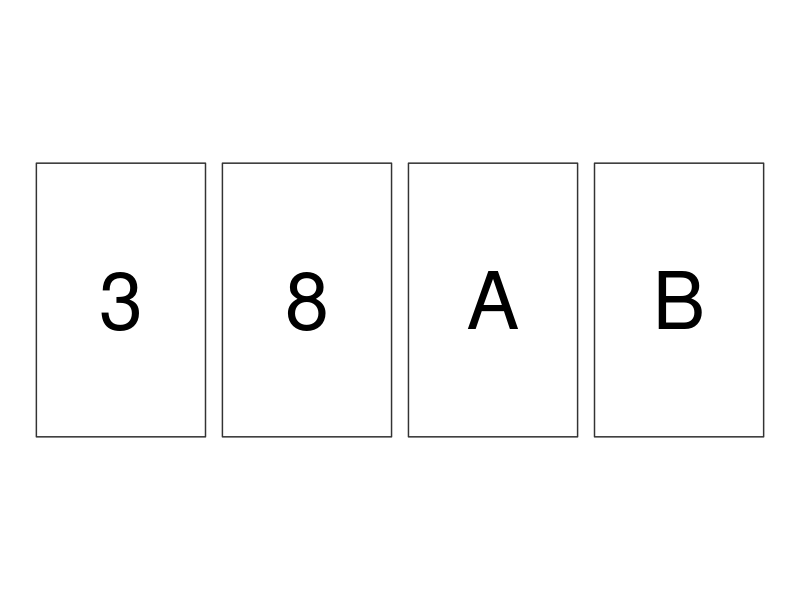
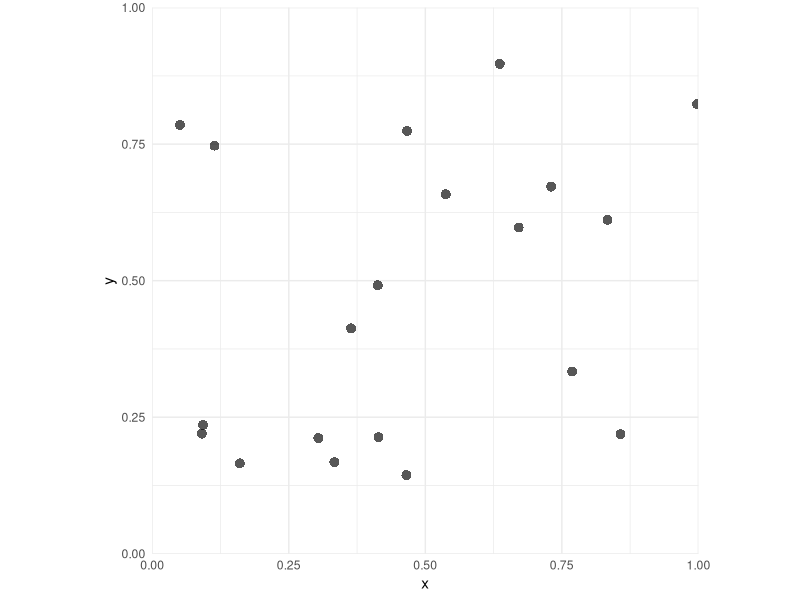
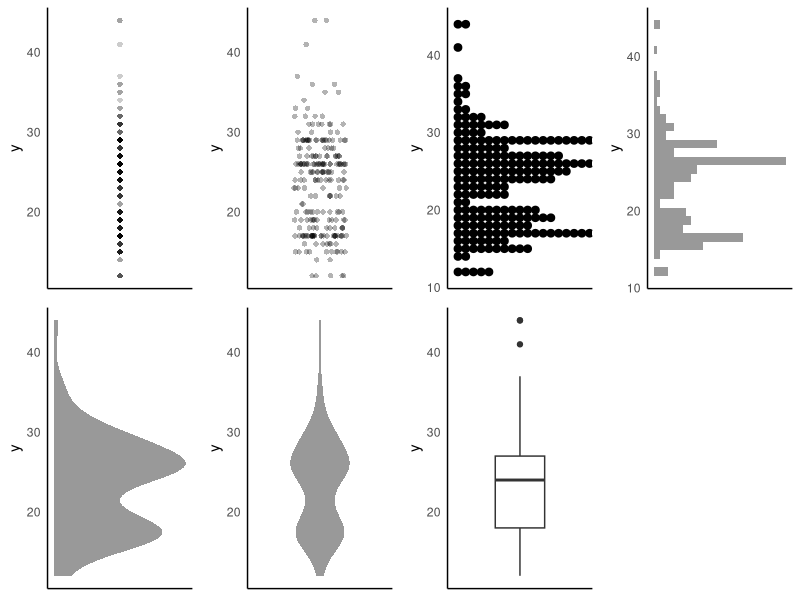
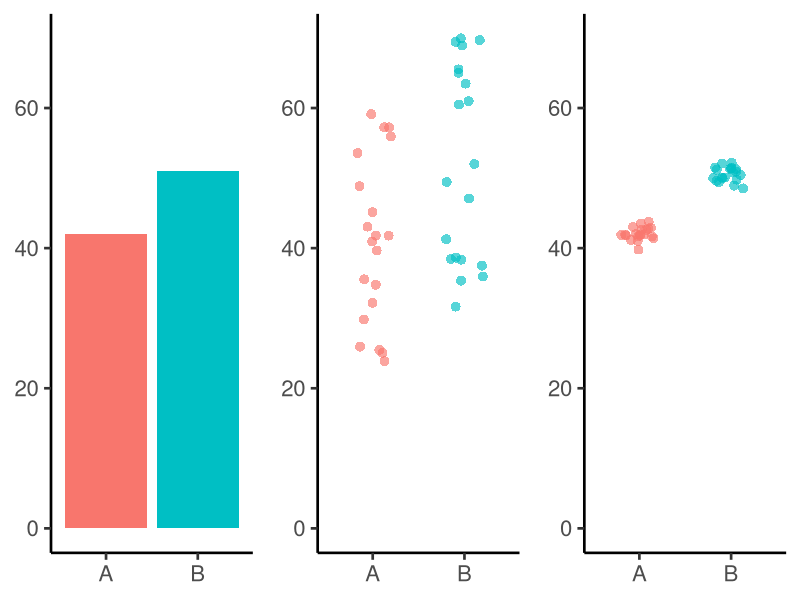
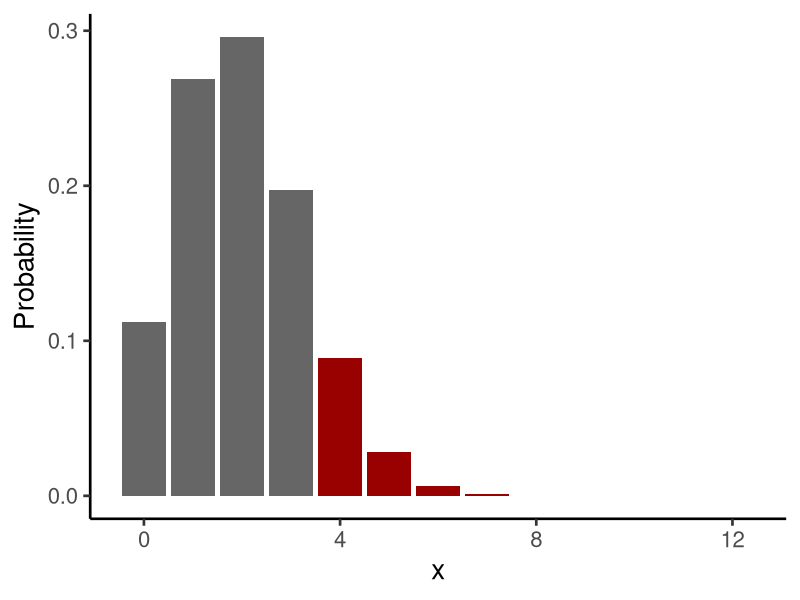
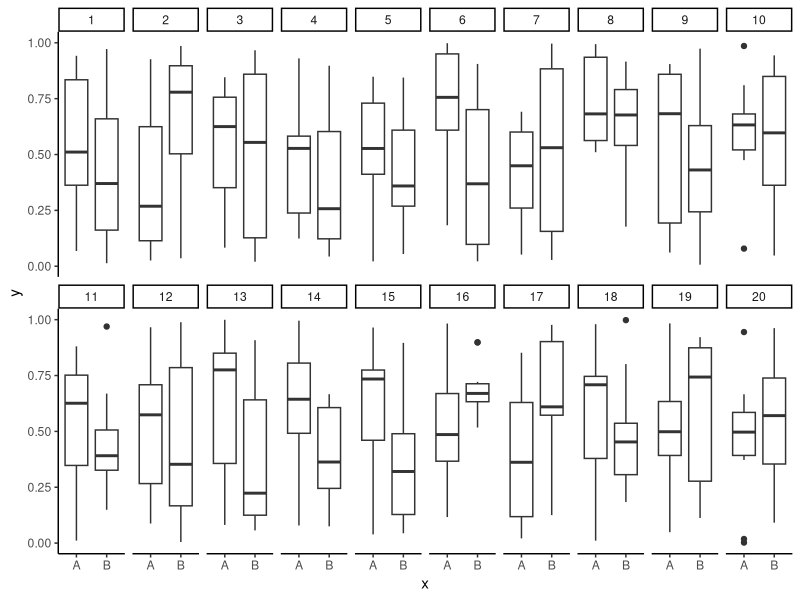
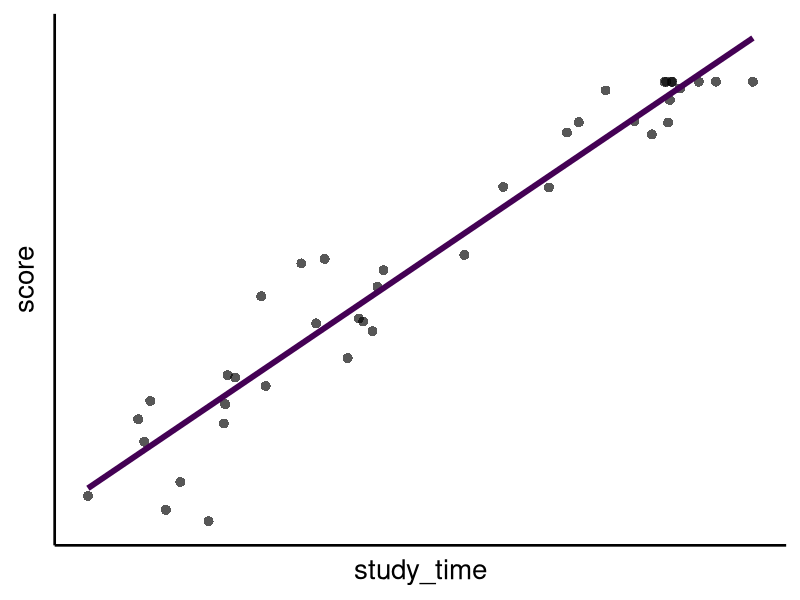
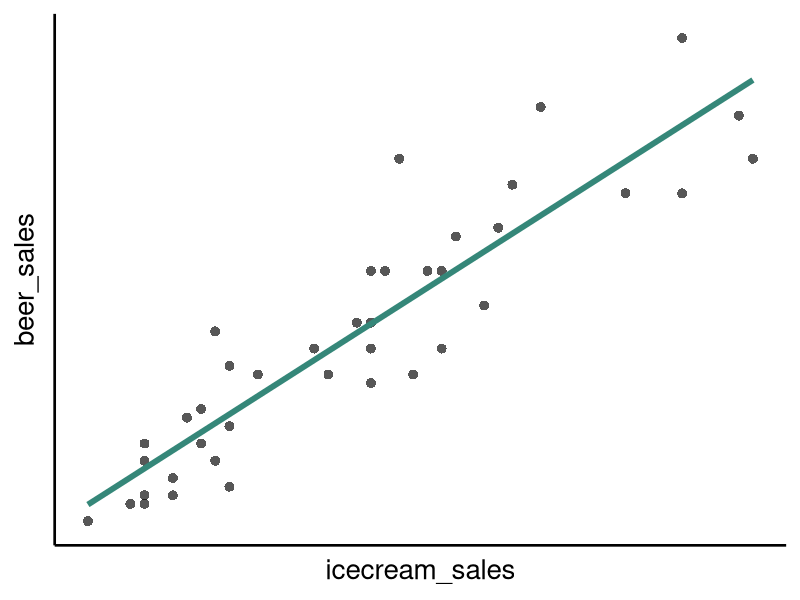

These figures' R source, in order:
## ---- chunk 1

## ---- chunk 2
library(ggplot2)
library(tibble)
library(dplyr)
library(tidyr)
knitr::opts_chunk$set(cache = TRUE)
## ---- chunk 3
n = 20
g = (1 + sqrt(5)) / 2
card = tibble::tibble(x = c(0, 1, 1, 0), y = c(0, 0, g, g))
dplyr::bind_rows(
  card %>% dplyr::mutate(id = 0),
  card %>% dplyr::mutate(id = 1, x = x + 1.1),
  card %>% dplyr::mutate(id = 2, x = x + 2.2),
  card %>% dplyr::mutate(id = 3, x = x + 3.3),
) %>%
  ggplot() + aes(x, y) +
  geom_polygon(aes(group = id), fill = NA, color = "#333333") +
  scale_fill_identity() +
  annotate("text", x = c(0.5, 1.6, 2.7, 3.8), y = g / 2, label = c("3", "8", "A", "B"), size = 20) +
  coord_fixed() +
  theme_void()
## ---- chunk 4
n = 20
tibble::tibble(x = runif(n), y = runif(n)) %>%
  ggplot() + aes(x, y) +
  geom_point(shape = 16, size = 3, alpha = 0.66) +
  coord_fixed(xlim = c(0, 1), ylim = c(0, 1), expand = FALSE) +
  theme_minimal()
## ---- chunk 5
df = mpg %>% dplyr::mutate(y = hwy)
p0 = ggplot(df) + aes(y = y) +
  theme_classic() +
  theme(axis.title.x = element_blank(), axis.text.x = element_blank(), axis.ticks = element_blank())

cowplot::plot_grid(nrow = 2L,
  p0 + geom_point(aes(x = 0), shape = 16, alpha = 0.2),
  p0 + geom_jitter(aes(x = 0), height = 0, shape = 16, alpha = 0.3) + coord_cartesian(xlim = c(-1, 1)),
  p0 + geom_dotplot(aes(x = 0), binaxis = "y", binwidth = 1),
  p0 + geom_histogram(fill = "#999999", bins = 30L),
  p0 + geom_density(fill = "#999999", color = NA),
  p0 + geom_violin(aes(x = 0), fill = "#999999", color = NA) + coord_cartesian(xlim = c(-1, 1)),
  p0 + geom_boxplot() + coord_cartesian(xlim = c(-1, 1))
)
## ---- chunk 6
n = 20
df1 = tibble::tibble(x = c("A", "B"), y = c(42, 51))
df2 = dplyr::bind_rows(
  tibble::tibble(x = "A", y = runif(n, 42 - 20, 42 + 20)),
  tibble::tibble(x = "B", y = runif(n, 51 - 20, 51 + 20)))
df3 = dplyr::bind_rows(
  tibble::tibble(x = "A", y = rnorm(n, 42, 1)),
  tibble::tibble(x = "B", y = rnorm(n, 51, 1)))
.lim = c(0, max(df2$y, df3$y))
.th = list(coord_cartesian(ylim = .lim),
  theme_classic(base_size = 20),
  theme(legend.position = "none", axis.title = element_blank()))

p1 = ggplot(df1) + aes(x, y, fill = x) +
  geom_col() +
  .th
p2 = ggplot(df2) + aes(x, y, color = x) +
  geom_jitter(height = 0, width = 0.2, shape = 16, size = 3, alpha = 0.66) +
  .th
cowplot::plot_grid(p1, p2, p2 %+% df3, nrow = 1)
## ---- chunk 7
X = 4L
n = 12L
tibble::tibble(x = seq.int(0L, n), Probability = dbinom(x, n, 1 / 6)) %>%
  dplyr::mutate(color = ifelse(x >= X, "#990000", "#666666")) %>%
  ggplot() + aes(x, Probability, fill = color) +
  geom_col() +
  scale_fill_identity() +
  theme_classic(base_size = 20)
# pbinom(X - 1L, n, 1 / 6, lower.tail = FALSE)
# sum(dbinom(seq(X, n), n, 1 / 6))
## ---- chunk 8
# 1 - (1 - 0.05) ** 10
nsam = 10L
nrep = 20L
y = split(runif(nsam * nrep * 2), ceiling(seq_len(nsam * nrep * 2) / nsam))
tidyr::crossing(repl = seq_len(nrep), x = c("A", "B")) %>%
  dplyr::mutate(y = y) %>%
  tidyr::unnest(y) %>%
  ggplot() + aes(x, y) +
  geom_boxplot() +
  facet_wrap(vars(repl), nrow = 2L) +
  theme_classic()
## ---- chunk 9
n = 40L
tibble::tibble(
  study_time = runif(n, 0, 40),
  score = pmin(rnorm(n, 3 * study_time, 10), 100)) %>%
  ggplot() +
  aes(study_time, score) +
  geom_point(shape = 16, alpha = 0.66, size = 3) +
  stat_smooth(method = lm, formula = y ~ x + 0, se = FALSE, color = "#440154", size = 2, alpha = 0.7) +
  theme_classic(base_size = 20) +
  theme(axis.text = element_blank(), axis.ticks = element_blank())
## ---- chunk 10
n = 40L
tibble::tibble(
  temperature = runif(n, 0, 40),
  beer_sales = rpois(n, temperature * 1.3),
  icecream_sales = rpois(n, temperature)) %>%
  ggplot() +
  aes(icecream_sales, beer_sales) +
  geom_point(shape = 16, alpha = 0.66, size = 3) +
  stat_smooth(method = lm, formula = y ~ x, se = FALSE, color = "#358779", size = 2, alpha = 0.7) +
  theme_classic(base_size = 20) +
  theme(axis.text = element_blank(), axis.ticks = element_blank())
## ---- chunk 11
n = 256
tibble::tibble(x = runif(n), y = runif(n)) %>%
  dplyr::mutate(sampled = abs(x + y - 1) < 0.2) %>%
  dplyr::mutate(color = ifelse(sampled, "#fde725", "#aaaaaa")) %>%
  ggplot() +
  aes(x, y) +
  geom_point(aes(color = color), shape = 16, size = 3, alpha = 1) +
  scale_color_identity() +
  coord_fixed() +
  theme_classic(base_size = 20) +
  theme(axis.text = element_blank(), axis.ticks = element_blank())
## ---- chunk 12
n = 32
df = tibble::tibble(x = rnorm(n), y = rnorm(n))
df_outlier = df %>% dplyr::bind_rows(data.frame(x = 10, y = 10))
df_subgroups = df %>% dplyr::bind_rows(df + 8)
.lim = range(df_outlier, df_subgroups)

.make_label_cor = function(df) {
  r = cor(df[["x"]], df[["y"]])
  sprintf("r = %.2f", r)
}
# .make_label_cor(df_usbb)

.plot_cor = function(df) {
  ggplot(df) + aes(x, y) +
    geom_point(shape = 16, size = 3, alpha = 0.66) +
    stat_smooth(method = lm, formula = y ~ x, se = FALSE, size = 3, color = "#fde725") +
    annotate("text", x = -Inf, y = Inf, hjust = -0.1, vjust = 2, size = 8, label = .make_label_cor(df)) +
    coord_fixed(xlim = .lim, ylim = .lim) +
    theme_classic(base_size = 20) +
    theme(axis.text = element_blank(), axis.ticks = element_blank())
}

cowplot::plot_grid(
  .plot_cor(df),
  .plot_cor(df_outlier),
  .plot_cor(df_subgroups),
  nrow = 1L
)
